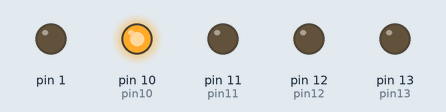
Recording of a sketch running on a simulated Arduino Uno, built with avr-gcc and run on an emulated ATmega328P. Shown: output pins drawn as LEDs (lit = HIGH).

Above: at 1.35 s.
At 1.65 s:
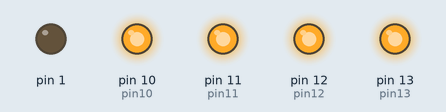
At 2.05 s:
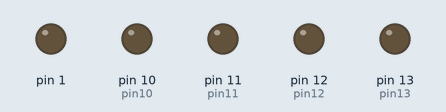
At 2.75 s:
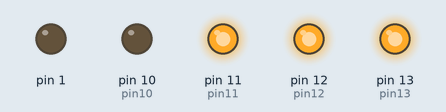
At 3.45 s:
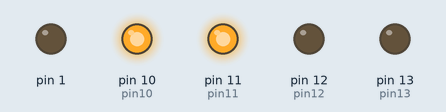
At 4.15 s:
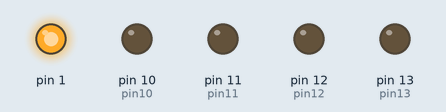
Timing chart, 0 to 4.5 s (numbered marks = the images above):
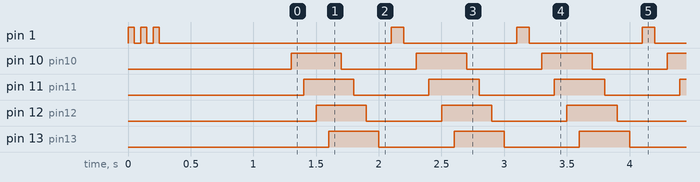

The sketch:

tt.ino
```cpp
int pin10=10;
int pin11=11;
int pin12=12;
int pin13=13;
void setup()
{
 pinMode(10, OUTPUT);
  pinMode(11, OUTPUT);
   pinMode(12, OUTPUT);
    pinMode(13, OUTPUT);
    pinMode(1,OUTPUT);
    beep(50);
    beep(50);
    beep(50);
    delay(1000);
}

void loop() {
 digitalWrite(pin10,HIGH);
 delay(100);
 digitalWrite(pin11,HIGH);
 delay(100);
 digitalWrite(pin12,HIGH);
 delay(100);
 digitalWrite(pin13,HIGH);
 delay(100);
  digitalWrite(pin10,LOW);
 delay(100);
 digitalWrite(pin11,LOW);
 delay(100);
 digitalWrite(pin12,LOW);
 delay(100);
 digitalWrite(pin13,LOW);
 delay(100);
 beep(100);

}
void beep(unsigned char d)
{
  analogWrite(1,200);
  delay(d);
  analogWrite(1,0);
  delay(d);
}
```

Measured:
- by itself, pin 10 (pin10), pin 11 (pin11), pin 12 (pin12), pin 13 (pin13): alternates HIGH for 0.40 s and LOW for 0.60 s
- by itself, everything shown: repeats every 1.0 s, in 10 steps
